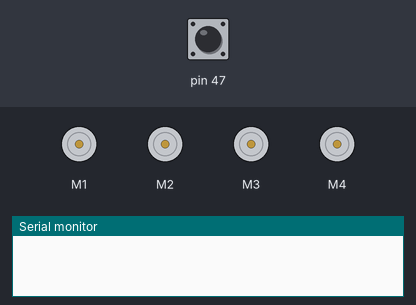
The sketch below on a simulated Arduino Leonardo, built with avr-gcc and run on an emulated ATmega32U4. On the bench: 4 × DC motor (green arrow = forward, orange = backward, longer = faster), the last lines printed to the serial monitor. The inputs (shaded band) are chosen by the test bench; at power-on: pin 47 LOW.

Above: at 1.2 s.
1.3 s: pin 47 pulsed HIGH 5 times (0.12 s each, 0.3 s apart)
At 2.2 s:
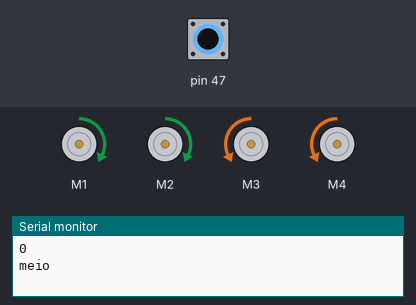
At 3.9 s:
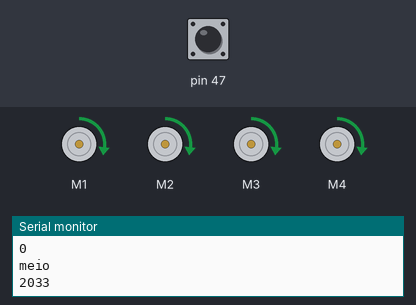
Timing chart, 0 to 5.7 s (numbered marks = the images above; inputs shaded):
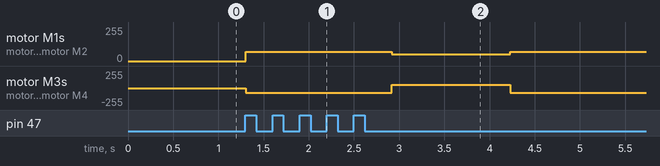

The sketch:

sketch_may30a.ino
```cpp
#include "AFMotor.h"
#include "Ultrasonic.h"
#include "Wire.h"

AF_DCMotor motor1(1);
AF_DCMotor motor2(2);
AF_DCMotor motor3(3);
AF_DCMotor motor4(4);

unsigned char velocidade = 0;
const int DISTMAX = 256;
const int divide = 25;

HC_SR04 sensor1(31,33);
HC_SR04 sensor2(45,47);
HC_SR04 sensor3(48,46);

void setup() {
  Serial.begin(9600);
}

void motor(int velo,int velo2){
      motor1.setSpeed(0);
      motor1.run(RELEASE);
      motor2.setSpeed(0);
      motor2.run(RELEASE);
      motor3.setSpeed(0);
      motor3.run(RELEASE);
      motor4.setSpeed(0);
      motor4.run(RELEASE);
}

void mover_frente(int velo, int velo2){
        motor1.setSpeed(velo);
      motor1.run(FORWARD);
      motor2.setSpeed(velo);
      motor2.run(FORWARD);
      motor3.setSpeed(velo);
      motor3.run(FORWARD);
      motor4.setSpeed(velo);
      motor4.run(FORWARD);
}

void mover_re(int velo, int velo2){
        motor1.setSpeed(velo);
      motor1.run( BACKWARD);
      motor2.setSpeed(velo);
      motor2.run(BACKWARD);
      motor3.setSpeed(velo);
      motor3.run(BACKWARD);
      motor4.setSpeed(velo);
      motor4.run(BACKWARD);
}
void mover_direita(int velo, int velo2){
      motor1.setSpeed(velo);
      motor1.run(FORWARD);
      motor2.setSpeed(velo);
      motor2.run(FORWARD);
      motor3.setSpeed(velo);
      motor3.run(BACKWARD);
      motor4.setSpeed(velo);
      motor4.run(BACKWARD);
}
void mover_esquerda(int velo, int velo2){
      motor1.setSpeed(velo);
      motor1.run(BACKWARD);
      motor2.setSpeed(velo);
      motor2.run(BACKWARD);
      motor3.setSpeed(velo);
      motor3.run(FORWARD);
      motor4.setSpeed(velo);
      motor4.run(FORWARD);
}


void loop() {
  long distancia1,distancia2,distancia3;
  int velo, velo2;


   distancia2=sensor2.distance();
   delay(300);


 Serial.println(distancia2);


if (distancia2 < 80){
  Serial.println("meio");                                                                                                                                                                                                                                                                                                                                      \
 mover_direita(70,70);
 delay(1000);

}

else{
 mover_frente(50,50);
  delay(10);
 }
}
```

Ultrasonic.cpp
```cpp
// (licence header left out)
#include "Arduino.h"
#include "Ultrasonic.h"

HC_SR04::HC_SR04(uint8_t pintrigger, uint8_t pinecho)
{
	pinMode(pintrigger,OUTPUT);
	pinMode(pinecho,INPUT);
	_pintrigger = pintrigger;
	_pinecho = pinecho;

}

uint16_t HC_SR04::distance()
{
	digitalWrite(_pintrigger,LOW);
	delayMicroseconds(2);
	digitalWrite(_pintrigger,HIGH);
	delayMicroseconds(10);
	digitalWrite(_pintrigger,LOW);

 	return pulseIn(_pinecho,HIGH)/59;
}
```

Ultrasonic.h
```cpp
#ifndef Ultrasonic_h
#define Ultrasonic_h

/*
RoboCore Ultrasonic sensor Library
		(v1.0 - 30/03/2017)

  Ultrasonic sensor functions for Arduino
    (tested with Arduino 1.6.5)

  Copyright 2017 RoboCore (Hallszombie) ( http://www.RoboCore.net )

  ------------------------------------------------------------------------------
  This program is free software: you can redistribute it and/or modify
  it under the terms of the GNU Lesser General Public License as published by
  the Free Software Foundation, either version 3 of the License, or
  (at your option) any later version.

  This program is distributed in the hope that it will be useful,
  but WITHOUT ANY WARRANTY; without even the implied warranty of
  MERCHANTABILITY or FITNESS FOR A PARTICULAR PURPOSE.  See the
  GNU Lesser General Public License for more details.

  You should have received a copy of the GNU Lesser General Public License
  along with this program.  If not, see <http://www.gnu.org/licenses/>.
  ------------------------------------------------------------------------------
*/

#include "Arduino.h"

class HC_SR04
{
	public:
		HC_SR04(uint8_t pintrigger, uint8_t pinecho);
		uint16_t distance();
	private:
		uint8_t _pintrigger;
		uint8_t	_pinecho;

};

#endif
```
